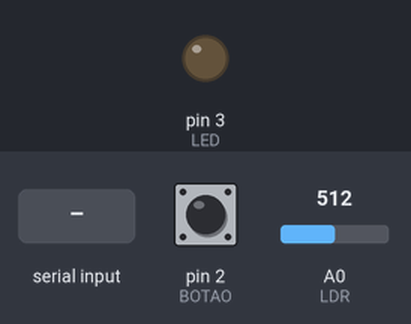
Bench run of a sketch on a simulated Arduino Uno, built with avr-gcc and run on an emulated ATmega328P. Parts: output pins drawn as LEDs (lit = HIGH). Inputs (shaded band) come from the test bench; at power-on: pin 2 (BOTAO) HIGH, A0 (LDR) = 512. What the sketch prints to the serial monitor is not drawn.

Above: at 1.2 s.
1.3 s: "90,45\n" received over Serial
At 2.1 s:
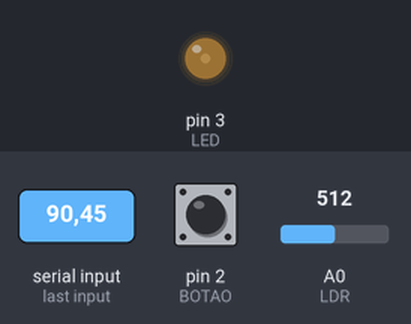
4.0 s: "30,150\n" received over Serial
At 4.9 s:
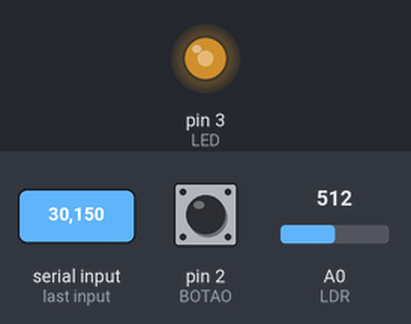
6.7 s: "200\n" received over Serial
At 7.5 s:
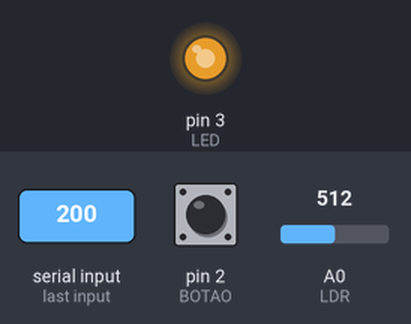
Timing chart, 0 to 9.7 s (numbered marks = the images above; inputs shaded):
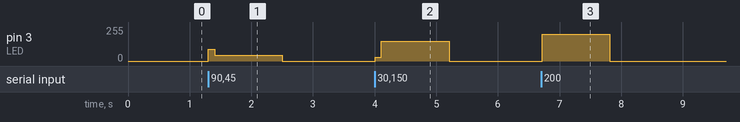

Measured:
- after the input at 1.3 s, pin 3 (LED): 0/255 → 90/255 at once, → 45/255 0.10 s later, → 0/255 1.1 s later
- after the input at 4.0 s, pin 3 (LED): 0/255 → 30/255 at once, → 150/255 0.10 s later, → 0/255 1.1 s later
- after the input at 6.7 s, pin 3 (LED): 0/255 → 200/255 at once, → 0/255 1.1 s later

The sketch:

step7.ino
```cpp
#define BOTAO 2
#define LED 3
#define LDR 0

bool state = false, curr = false, prev = false;

void setup() {
  pinMode(BOTAO,INPUT_PULLUP);
  pinMode(LED,OUTPUT);
  Serial.begin(9600);
}

void loop() {
  int sensor, led;
  sensor = analogRead(LDR);
  led = map(sensor,0,1023,0,255);

  curr = digitalRead(BOTAO);

  if(curr == LOW && prev == HIGH){
    state = !state;
  }

  if(!state){
    Serial.println(led);
  }else{
    Serial.println(0);
  }

  if(Serial.available()!=0){
    analogWrite(LED,Serial.parseInt());
  }

  prev = curr;

  delay(100);
}
```
